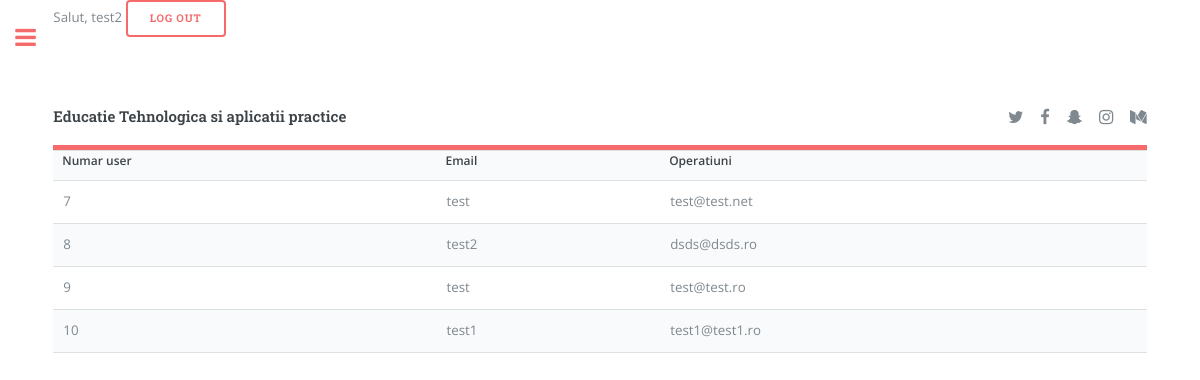
Page /admin/view-user.php (signed in) on the committed database.
### tables this page shows
CREATE TABLE `useri` (
  `id` int(11) unsigned NOT NULL AUTO_INCREMENT,
  `username` varchar(255) DEFAULT NULL,
  `parola` varchar(255) DEFAULT NULL,
  `email` varchar(255) DEFAULT NULL,
  PRIMARY KEY (`id`)
);

### admin/view-user.php (the view, shortened to what this page needs)
<?php
require('../include/config.php');
$stmt = $conn->prepare("SELECT username FROM useri WHERE id=".$_SESSION["user_session"]);
 $stmt->execute();
 $userRow=$stmt->fetch(PDO::FETCH_ASSOC);
 $user=$userRow['username'];
?>
<!DOCTYPE HTML>
<html>
	<head>
    <link href="https://stackpath.bootstrapcdn.com/font-awesome/4.7.0/css/font-awesome.min.css" rel="stylesheet">
		<link rel="stylesheet" href="../css/main.css" />
	</head>
	<body class="is-preload">
			<div id="wrapper">
					<div id="main">
						<div class="inner">
							<div class="mesaj_user">Salut, <?php echo $user?> <button onclick="signOutConfirm()">Log Out</button></div>
							<?php include("../include/header.php");?>
								<table>
								<tr>
									<th>Numar user</th>
									<th>Email</th>
									<th>Operatiuni</th>
								</tr>
								<?php
									try {
										$stmt = $conn->query('SELECT id, username, email FROM useri ORDER BY id ASC');
										while($row = $stmt->fetch()){
											echo '<tr>';
											echo '<td>'.$row['id'].'</td>';
											echo '<td>'.$row['username'].'</td>';
											echo '<td>'.$row['email'].'</td>';
											?>
											<?php
											echo '</tr>';
										}
									} catch(PDOException $e) {
									    echo $e->getMessage();
									}
								?>
								</table>
						</div>
					</div>
			</div>
	</body>
</html>

### css/main.css (style rules this page uses)
html, body, div, span, applet, object, iframe, h1, h2, h3, h4, h5, h6, p, blockquote, pre, a, abbr, acronym, address, big, cite, code, del, dfn, em, img, ins, kbd, q, s, samp, small, strike, strong, sub, sup, tt, var, b, u, i, center, dl, dt, dd, ol, ul, li, fieldset, form, label, legend, table, caption, tbody, tfoot, thead, tr, th, td, article, aside, canvas, details, embed, figure, figcaption, footer, header, hgroup, menu, nav, output, ruby, section, summary, time, mark, audio, video { margin: 0; padding: 0; border: 0; font-size: 100%; font: inherit; vertical-align: baseline; }
body { line-height: 1; }
table { border-collapse: collapse; border-spacing: 0; }
body { -webkit-text-size-adjust: none; }
body { -ms-overflow-style: scrollbar; }
html { box-sizing: border-box; }
*, *:before, *:after { box-sizing: inherit; }
body { background: #ffffff; }
body, input, select, textarea { color: #7f888f; font-family: "Open Sans", sans-serif; font-size: 13pt; font-weight: 400; line-height: 1.65; }
@media screen and (max-width: 1680px) { body, input, select, textarea { font-size: 11pt; } }
@media screen and (max-width: 1280px) { body, input, select, textarea { font-size: 10pt; } }
table { margin: 0 0 2em 0; width: 100%; }
table tbody tr { border: solid 1px rgba(210, 215, 217, 0.75); border-left: 0; border-right: 0; }
table tbody tr:nth-child(2n + 1) { background-color: rgba(230, 235, 237, 0.25); }
table td { padding: 0.75em 0.75em; }
table th { color: #3d4449; font-size: 0.9em; font-weight: 600; padding: 0 0.75em 0.75em 0.75em; text-align: left; }
input[type="submit"], input[type="reset"], input[type="button"], button, .button { -moz-appearance: none; -webkit-appearance: none; -ms-appearance: none; appearance: none; -moz-transition: background-color 0.2s ease-in-out, color 0.2s ease-in-out; -webkit-transition: background-color 0.2s ease-in-out, color 0.2s ease-in-out; -ms-transition: background-color 0.2s ease-in-out, color 0.2s ease-in-out; transition: background-color 0.2s ease-in-out, color 0.2s ease-in-out; background-color: transparent; border-radius: 0.375em; border: 0; box-shadow: inset 0 0 0 2px #f56a6a; color: #f56a6a !important; cursor: pointer; display: inline-block; font-family: "Roboto Slab", serif; font-size: 0.8em; font-weight: 700; height: 3.5em; letter-spacing: 0.075em; line-height: 3.5em; padding: 0 2.25em; text-align: center; text-decoration: none; text-transform: uppercase; white-space: nowrap; }
#wrapper { display: -moz-flex; display: -webkit-flex; display: -ms-flex; display: flex; -moz-flex-direction: row-reverse; -webkit-flex-direction: row-reverse; -ms-flex-direction: row-reverse; flex-direction: row-reverse; min-height: 100vh; }
#main { -moz-flex-grow: 1; -webkit-flex-grow: 1; -ms-flex-grow: 1; flex-grow: 1; -moz-flex-shrink: 1; -webkit-flex-shrink: 1; -ms-flex-shrink: 1; flex-shrink: 1; width: 100%; }
#main > .inner { padding: 0 6em 0.1em 6em ; margin: 0 auto; max-width: 110em; }
@media screen and (max-width: 1680px) { #main > .inner { padding: 0 5em 0.1em 5em ; } }
@media screen and (max-width: 1280px) { #main > .inner { padding: 0 4em 0.1em 4em ; } }

### rows in the picture
useri: username "test2", id "8", email "dsds@dsds.ro"
useri: id "7", username "test", email "test@test.net"
useri: id "9", username "test", email "test@test.ro"
useri: id "10", username "test1", email "test1@test1.ro"
